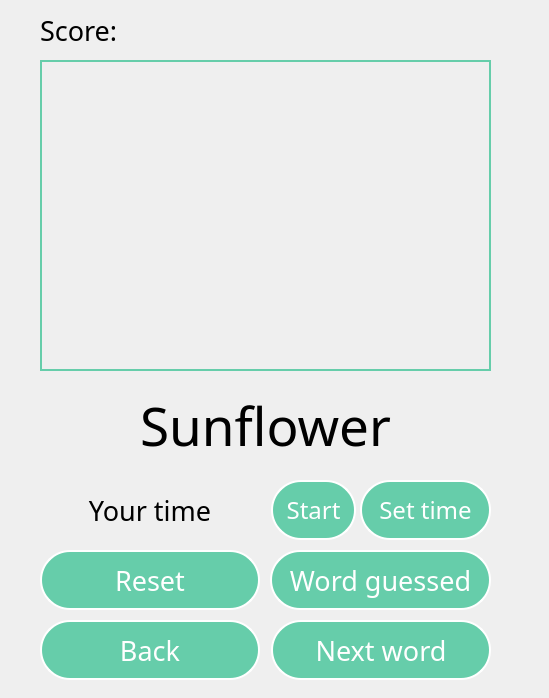
<?xml version="1.0" encoding="UTF-8"?>
<ui version="4.0">
 <class>GameWindow</class>
 <widget class="QDialog" name="GameWindow">
  <property name="geometry">
   <rect>
    <x>0</x>
    <y>0</y>
    <width>549</width>
    <height>698</height>
   </rect>
  </property>
  <property name="windowTitle">
   <string>Crocodile!</string>
  </property>
  <widget class="QLabel" name="RandomPicture">
   <property name="geometry">
    <rect>
     <x>40</x>
     <y>60</y>
     <width>451</width>
     <height>311</height>
    </rect>
   </property>
   <property name="autoFillBackground">
    <bool>false</bool>
   </property>
   <property name="styleSheet">
    <string notr="true">border: 2px solid rgb(102,205,170);</string>
   </property>
   <property name="text">
    <string/>
   </property>
   <property name="scaledContents">
    <bool>true</bool>
   </property>
   <property name="wordWrap">
    <bool>true</bool>
   </property>
  </widget>
  <widget class="QLabel" name="RandomWord">
   <property name="geometry">
    <rect>
     <x>40</x>
     <y>390</y>
     <width>451</width>
     <height>71</height>
    </rect>
   </property>
   <property name="font">
    <font>
     <family>Montserrat Medium</family>
     <pointsize>40</pointsize>
    </font>
   </property>
   <property name="autoFillBackground">
    <bool>false</bool>
   </property>
   <property name="styleSheet">
    <string notr="true">


QLabel {  color : rgb(255, 255, 255)};
border: 4px solid #20B2AA;
border-radius: 35px; background: rgb(85, 170, 255)rgba(102, 205, 170, 190); </string>
   </property>
   <property name="text">
    <string>Sunflower</string>
   </property>
   <property name="alignment">
    <set>Qt::AlignCenter</set>
   </property>
  </widget>
  <widget class="QPushButton" name="Back">
   <property name="geometry">
    <rect>
     <x>40</x>
     <y>620</y>
     <width>220</width>
     <height>60</height>
    </rect>
   </property>
   <property name="font">
    <font>
     <family>Montserrat Medium</family>
     <pointsize>20</pointsize>
    </font>
   </property>
   <property name="styleSheet">
    <string notr="true">QPushButton {
    color: #333;
    border: 2px solid white;
    border-radius: 30px;
    border-style: outset;
    background: rgb(102,205,170);
    padding: 5px;
    }

QPushButton:hover {
    background: rgb(3, 205, 150);
    }

QPushButton:pressed {
    border-style: inset;
    background: rgb(70, 255, 150);
    }

QPushButton
{
   color:white;
}</string>
   </property>
   <property name="text">
    <string>Back</string>
   </property>
  </widget>
  <widget class="QPushButton" name="NextWord">
   <property name="geometry">
    <rect>
     <x>271</x>
     <y>620</y>
     <width>220</width>
     <height>60</height>
    </rect>
   </property>
   <property name="font">
    <font>
     <family>Montserrat Medium</family>
     <pointsize>20</pointsize>
    </font>
   </property>
   <property name="styleSheet">
    <string notr="true">QPushButton {
    color: #333;
    border: 2px solid white;
    border-radius: 30px;
    border-style: outset;
    background: rgb(102,205,170);
    padding: 5px;
    }

QPushButton:hover {
    background: rgb(3, 205, 150);
    }

QPushButton:pressed {
    border-style: inset;
    background: rgb(70, 255, 150);
    }

QPushButton
{
   color:white;
}</string>
   </property>
   <property name="text">
    <string>Next word</string>
   </property>
  </widget>
  <widget class="QPushButton" name="StartTimer">
   <property name="geometry">
    <rect>
     <x>271</x>
     <y>480</y>
     <width>85</width>
     <height>60</height>
    </rect>
   </property>
   <property name="font">
    <font>
     <family>Montserrat Medium</family>
     <pointsize>18</pointsize>
    </font>
   </property>
   <property name="styleSheet">
    <string notr="true">QPushButton {
    color: #333;
    border: 2px solid white;
    border-radius: 30px;
    border-style: outset;
    background: rgb(102,205,170);
    padding: 5px;
    }

QPushButton:hover {
    background: rgb(3, 205, 150);
    }

QPushButton:pressed {
    border-style: inset;
    background: rgb(70, 255, 150);
    }

QPushButton
{
   color:white;
}</string>
   </property>
   <property name="text">
    <string>Start</string>
   </property>
  </widget>
  <widget class="QLabel" name="Time">
   <property name="geometry">
    <rect>
     <x>40</x>
     <y>480</y>
     <width>220</width>
     <height>61</height>
    </rect>
   </property>
   <property name="font">
    <font>
     <family>Montserrat</family>
     <pointsize>20</pointsize>
    </font>
   </property>
   <property name="styleSheet">
    <string notr="true">


QLabel {  color : rgb(255, 255, 255)};
border: 2px solid #baedff;
border-radius: 30px; background: rgb(102, 205, 170); 

</string>
   </property>
   <property name="text">
    <string>Your time</string>
   </property>
   <property name="alignment">
    <set>Qt::AlignCenter</set>
   </property>
  </widget>
  <widget class="QPushButton" name="SetTime">
   <property name="geometry">
    <rect>
     <x>360</x>
     <y>480</y>
     <width>131</width>
     <height>60</height>
    </rect>
   </property>
   <property name="font">
    <font>
     <family>Montserrat Medium</family>
     <pointsize>18</pointsize>
    </font>
   </property>
   <property name="styleSheet">
    <string notr="true">QPushButton {
    color: #333;
    border: 2px solid white;
    border-radius: 30px;
    border-style: outset;
    background: rgb(102,205,170);
    padding: 5px;
    }

QPushButton:hover {
    background: rgb(3, 205, 150);
    }

QPushButton:pressed {
    border-style: inset;
    background: rgb(70, 255, 150);
    }

QPushButton
{
   color:white;
}</string>
   </property>
   <property name="text">
    <string>Set time</string>
   </property>
  </widget>
  <widget class="QLabel" name="label">
   <property name="geometry">
    <rect>
     <x>40</x>
     <y>10</y>
     <width>171</width>
     <height>41</height>
    </rect>
   </property>
   <property name="font">
    <font>
     <family>Montserrat</family>
     <pointsize>20</pointsize>
    </font>
   </property>
   <property name="styleSheet">
    <string notr="true">


QLabel {  color : rgb(255, 255, 255)};
border: 4px solid #20B2AA;
border-radius: 20px; background: rgb(85, 170, 255)rgba(102, 205, 170, 190); </string>
   </property>
   <property name="text">
    <string>Score: </string>
   </property>
  </widget>
  <widget class="QPushButton" name="StopTimer">
   <property name="geometry">
    <rect>
     <x>270</x>
     <y>550</y>
     <width>221</width>
     <height>60</height>
    </rect>
   </property>
   <property name="font">
    <font>
     <family>Montserrat Medium</family>
     <pointsize>20</pointsize>
    </font>
   </property>
   <property name="styleSheet">
    <string notr="true">QPushButton {
    color: #333;
    border: 2px solid white;
    border-radius: 30px;
    border-style: outset;
    background: rgb(102,205,170);
    padding: 5px;
    }

QPushButton:hover {
    background: rgb(3, 205, 150);
    }

QPushButton:pressed {
    border-style: inset;
    background: rgb(70, 255, 150);
    }

QPushButton
{
   color:white;
}</string>
   </property>
   <property name="text">
    <string>Word guessed</string>
   </property>
  </widget>
  <widget class="QPushButton" name="ResetTimer">
   <property name="geometry">
    <rect>
     <x>40</x>
     <y>550</y>
     <width>220</width>
     <height>60</height>
    </rect>
   </property>
   <property name="font">
    <font>
     <family>Montserrat Medium</family>
     <pointsize>20</pointsize>
    </font>
   </property>
   <property name="styleSheet">
    <string notr="true">QPushButton {
    color: #333;
    border: 2px solid white;
    border-radius: 30px;
    border-style: outset;
    background: rgb(102,205,170);
    padding: 5px;
    }

QPushButton:hover {
    background: rgb(3, 205, 150);
    }

QPushButton:pressed {
    border-style: inset;
    background: rgb(70, 255, 150);
    }

QPushButton
{
   color:white;
}</string>
   </property>
   <property name="text">
    <string>Reset</string>
   </property>
  </widget>
 </widget>
 <resources/>
 <connections/>
</ui>
